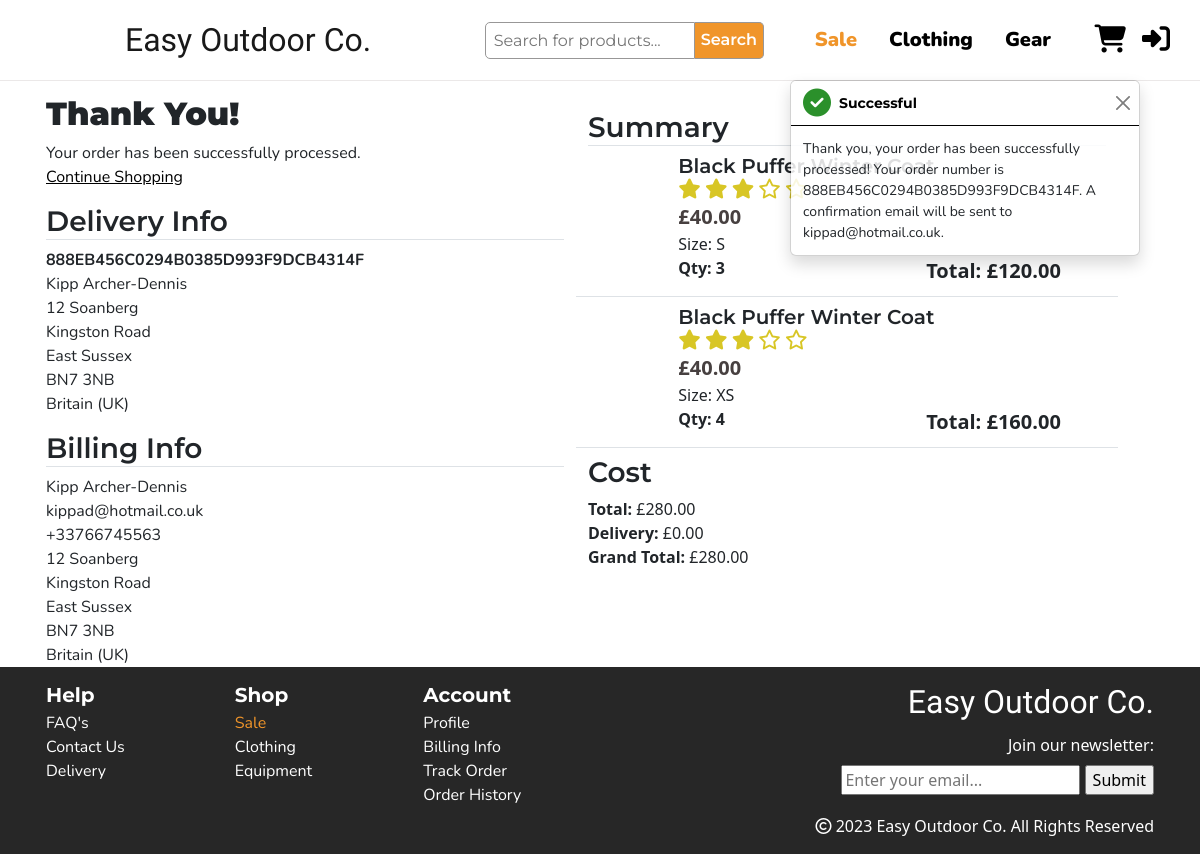
/checkout/checkout_success/888EB456C0294B0385D993F9DCB4314F, run on the app's committed database.
### checkout/models.py (models this page shows, shortened)
class Order(models.Model):
    order_number = models.CharField(max_length=32, null=False, editable=False)
    full_name = models.CharField(max_length=50, null=False, blank=False)
    email = models.EmailField(max_length=254, null=False, blank=False)
    phone_number = models.CharField(max_length=20, null=False, blank=False)
    user_profile = models.ForeignKey(UserProfile, on_delete=models.SET_NULL,
                                     null=True, blank=True, related_name='orders')
    country = CountryField(blank_label='Country *', null=False, blank=False)
    postcode = models.CharField(max_length=20, null=True, blank=True)
    town_or_city = models.CharField(max_length=40, null=False, blank=False)
    street_address1 = models.CharField(max_length=80, null=False, blank=False)
    street_address2 = models.CharField(max_length=80, null=True, blank=True)
    county = models.CharField(max_length=80, null=True, blank=True)
    date = models.DateTimeField(auto_now_add=True)
    delivery_cost = models.DecimalField(max_digits=6, decimal_places=2, null=False, default=0)
    order_total = models.DecimalField(max_digits=10, decimal_places=2, null=False, default=0)
    grand_total = models.DecimalField(max_digits=10, decimal_places=2, null=False, default=0)
    original_bag = models.TextField(null=False, blank=False, default='')
    stripe_pid = models.CharField(max_length=254, null=False, blank=False, default='')

class OrderLineItem(models.Model):
    order = models.ForeignKey(Order, null=False, blank=False, on_delete=models.CASCADE, related_name='lineitems')
    product = models.ForeignKey(Product, null=False, blank=False, on_delete=models.CASCADE)
    product_size = models.CharField(max_length=2, null=True, blank=True)
    quantity = models.IntegerField(null=False, blank=False, default=0)
    lineitem_total = models.DecimalField(max_digits=6, decimal_places=2, null=False, blank=False, editable=False)

### products/models.py (models this page shows, shortened)
class Product(models.Model):
    category = models.ForeignKey('Category', null=True, on_delete=models.SET_NULL)
    name = models.CharField(max_length=200)
    desc = models.TextField()
    slug = models.SlugField(max_length=50, unique=True, blank=True, null=True)
    has_sizes = models.BooleanField(blank=False, default=True)
    price = models.DecimalField(max_digits=6, decimal_places=2)
    sale_price = models.DecimalField(max_digits=6, decimal_places=2, null=True, blank=True)
    rating = models.DecimalField(max_digits=4, decimal_places=2, null=True, blank=True, validators=[MaxValueValidator(5)])
    image = models.ImageField(null=True, blank=True)
    image_url = models.URLField(null=True, blank=True)
    def round_rating(self):
        return round(self.rating * 2) / 2

### checkout/views.py (the view, shortened to what this page needs)
# urls.py: path('checkout_success/<order_number>', views.checkout_success, name='checkout_success'),
def checkout_success(request, order_number):
    save_info = request.session.get('save_info')
    order = get_object_or_404(Order, order_number=order_number)
    order_items = OrderLineItem.objects.filter(order=order)
    messages.success(request, f'Thank you, your order has been successfully processed! \
        Your order number is {order_number}. A confirmation \
        email will be sent to {order.email}.')
    if 'basket' in request.session:
        del request.session['basket']
    template = 'checkout/checkout_success.html'
    context = {
        'order': order,
        'order_items': order_items,
    }
    return render(request, template, context)

### basket/contexts.py (called while the page is built, shortened)
def basket_contents(request):
    basket_items = []
    total = 0
    product_count = 0
    basket = request.session.get('basket', {})
    if total < settings.FREE_DELIVERY_THRESHOLD:
        delivery = total * Decimal(settings.STANDARD_DELIVERY_PERCENTAGE)
        free_delivery_delta = settings.FREE_DELIVERY_THRESHOLD - total
    else:
        delivery = 0
        free_delivery_delta = 0
    grand_total = delivery + total
    context = {
        'basket_items': basket_items,
        'total': total,
        'product_count': product_count,
        'delivery': delivery,
        'free_delivery_delta': free_delivery_delta,
        'grand_total': grand_total,
    }
    return context

### basket/templatetags/basket_tools.py (called while the page is built)
@register.filter(name='calc_total_price')
def calc_total_price(price, quantity):
    return price * quantity

### checkout/templates/checkout/checkout_success.html (shortened to what this page needs)
{% extends "base.html" %}
{% load static %}
{% load basket_tools %}
{% block extra_css %}
<link rel="stylesheet" href="{% static 'checkout/css/checkout.css' %}">
<link rel="stylesheet" href="{% static 'basket/css/basket.css' %}">
{% endblock %}
{% block content %}
<section class="checkout-section">
    <div class="container px-3">
        <div class="row">
            <div class="row col-md-6 delivery-info">
                <div class="row mb-3">
                    <h2>Thank You!</h2>
                    <p>Your order has been successfully processed.</p>
                    <a class="text-decoration-underline text-black" href="{url 'products'}">Continue Shopping</a>
                </div>
                <div class="col-12">
                    <h3 class="border-bottom">Delivery Info</h3>
                    <p class="fw-bold">{{ order.order_number }}</p>
                    <p>{{ order.full_name }}</p>
                    <p>{{ order.street_address1 }}</p>
                    <p>{{ order.street_address2 }}</p>
                    <p>{{ order.county }}</p>
                    <p>{{ order.postcode }}</p>
                    <p>{{ order.country.name }}</p>
                </div>
                <div class="col-12 mt-3">
                    <h3 class="border-bottom">Billing Info</h3>
                    <p>{{ order.full_name }}</p>
                    <p>{{ order.email }}</p>
                    <p>{{ order.phone_number }}</p>
                    <p>{{ order.street_address1 }}</p>
                    <p>{{ order.street_address2 }}</p>
                    <p>{{ order.county }}</p>
                    <p>{{ order.postcode }}</p>
                    <p>{{ order.country.name }}</p>
                </div>
            </div>
            <div class="row col-md-6">
                <div class="col-12 order-summary my-3">
                    <h3 class="border-bottom">Summary</h3>
                    {% for item in order_items %}
                    <div class="border-bottom row item-row my-2">
                        <div class="img-container d-none d-sm-block col-2 p-0">
                        </div>
                        <div class="col-sm-9">
                            <div class="container h-100 p-0">
                                <div class="row">
                                    <div class="col-12 d-flex justify-content-between">
                                        <h3 class="fs-5 m-0">{{ item.product.name }}</h3>
                                    </div>
                                </div>
                                <div class="row">
                                    {% include 'basket/includes/rating.html' %}
                                </div>
                                <div class="row">
                                    <div class="col-12">
                                        <p class="m-0 fs-5 item-price">£{{ item.product.price }}</p>
                                    </div>
                                </div>
                                <div class="row">
                                    <div class="col-12">
                                        {% if item.product_size%}
                                            <p class="m-0">Size: {{ item.product_size| upper }}</p>
                                        {% endif %}
                                    </div>
                                </div>
                                <div class="row">
                                    <div class="col-6">
                                        <p class="quantity fw-bold">Qty: {{ item.quantity }} </p>
                                    </div>
                                    <div class="col-6">
                                        <p class="fw-bold total-price fs-5 m-0 text-end">Total: £{{ item.product.price | calc_total_price:item.quantity }}</p>
                                    </div>
                                </div>
                            </div>
                        </div>
                    </div>
                    {% endfor %}
                    <div class="row">
                        <h3>Cost</h3>
                        <p class="m-0"><strong>Total:</strong> £{{ order.order_total }}</p>
                        <p class="m-0"><strong>Delivery:</strong> £{{ order.delivery_cost }}</p>
                        <p class="m-0"><strong>Grand Total:</strong> £{{ order.grand_total }}</p>
                    </div>
                </div>
            </div>
        </div>
    </div>
</section>
{% endblock %}

### basket/templates/basket/includes/rating.html (shortened to what this page needs)
{% if item.product.round_rating == 0 %}
    <div class="star-rating">
        <i class="fa-regular fa-star"></i>
        <i class="fa-regular fa-star"></i>
        <i class="fa-regular fa-star"></i>
        <i class="fa-regular fa-star"></i>
        <i class="fa-regular fa-star"></i>
    </div>
{% elif item.product.round_rating == 3 %}
    <div class="star-rating">
        <i class="fa-solid fa-star"></i>
        <i class="fa-solid fa-star"></i>
        <i class="fa-solid fa-star"></i>
        <i class="fa-regular fa-star"></i>
        <i class="fa-regular fa-star"></i>
    </div>
{% endif %}

### static/css/base.css (style rules this page uses)
body { height: 100vh; width: 100%; margin: 0; display: table; }
.star-rating i { color: #d8c625; }

### checkout/static/checkout/css/checkout.css (style rules this page uses)
.checkout-section { padding-top: 15px; background-color: white; }
.checkout-section h2 { font-family: Montserrat, sans-serif; font-weight: 900; }
.checkout-section h3 { font-family: Montserrat, sans-serif; font-weight: 600; }
.delivery-info p { margin: 0; max-width: 100vw; font-family: Nunito, sans-serif; }

### basket/static/basket/css/basket.css (style rules this page uses)
a { text-decoration: none; font-family: Nunito, sans-serif; }
.star-rating > i { font-size: 1.25rem; }
.item-price { color: #474040; font-weight: 900; }
.img-container { position: relative; }
.img-container:after { content: ""; display: block; padding-bottom: 100%; }

### data on the page
Order: order_number "888EB456C0294B0385D993F9DCB4314F", full_name "Kipp Archer-Dennis", street_address1 "12 Soanberg", street_address2 "Kingston Road", county "East Sussex", postcode "BN7 3NB", country.name "Britain (UK)", email "kippad@hotmail.co.uk", phone_number "+33766745563", order_total "280.00", delivery_cost "0.00", grand_total "280.00"
OrderLineItem: product.name "Black Puffer Winter Coat", product.price "40.00", product_size "S", quantity "3", product.price|calc_total_price "120.00"
OrderLineItem: product.name "Black Puffer Winter Coat", product.price "40.00", product_size "XS", quantity "4", product.price|calc_total_price "160.00"

### other printed values
{{ message }} "Thank you, your order has been successfully processed! Your order number is 888EB456C0294B0385D993F9DCB4314F. A confirmation email will be sent to kippad@hotmail.co.uk."
